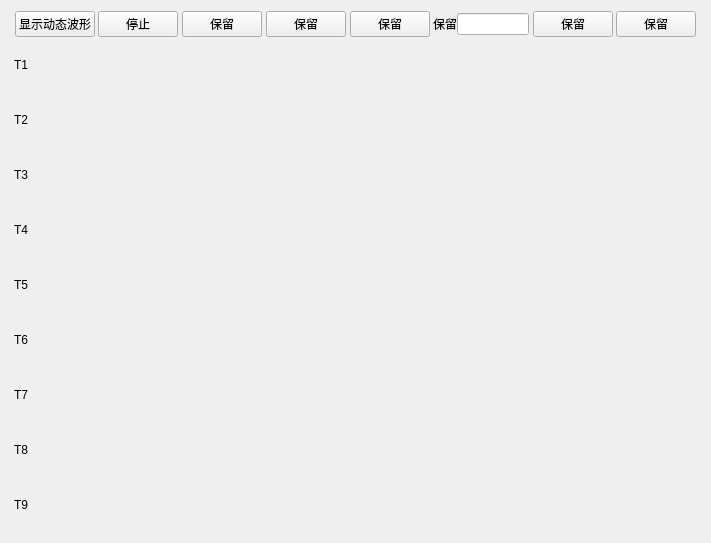
<?xml version="1.0" encoding="UTF-8"?>
<ui version="4.0">
 <class>DynamicWave</class>
 <widget class="QWidget" name="DynamicWave">
  <property name="geometry">
   <rect>
    <x>0</x>
    <y>0</y>
    <width>711</width>
    <height>543</height>
   </rect>
  </property>
  <property name="windowTitle">
   <string>动态波形</string>
  </property>
  <layout class="QVBoxLayout" name="verticalLayout_2">
   <item>
    <layout class="QVBoxLayout" name="verticalLayout">
     <property name="spacing">
      <number>0</number>
     </property>
     <property name="sizeConstraint">
      <enum>QLayout::SetDefaultConstraint</enum>
     </property>
     <item>
      <layout class="QHBoxLayout" name="horizontalLayout">
       <property name="spacing">
        <number>0</number>
       </property>
       <item>
        <spacer name="horizontalSpacer_9">
         <property name="orientation">
          <enum>Qt::Horizontal</enum>
         </property>
         <property name="sizeHint" stdset="0">
          <size>
           <width>40</width>
           <height>20</height>
          </size>
         </property>
        </spacer>
       </item>
       <item>
        <widget class="QPushButton" name="showDynWaveButton">
         <property name="text">
          <string>显示动态波形</string>
         </property>
        </widget>
       </item>
       <item>
        <spacer name="horizontalSpacer">
         <property name="orientation">
          <enum>Qt::Horizontal</enum>
         </property>
         <property name="sizeHint" stdset="0">
          <size>
           <width>40</width>
           <height>20</height>
          </size>
         </property>
        </spacer>
       </item>
       <item>
        <widget class="QPushButton" name="stopDynWaveButton">
         <property name="text">
          <string>停止</string>
         </property>
        </widget>
       </item>
       <item>
        <spacer name="horizontalSpacer_2">
         <property name="orientation">
          <enum>Qt::Horizontal</enum>
         </property>
         <property name="sizeHint" stdset="0">
          <size>
           <width>40</width>
           <height>20</height>
          </size>
         </property>
        </spacer>
       </item>
       <item>
        <widget class="QPushButton" name="pushButton">
         <property name="text">
          <string>保留</string>
         </property>
        </widget>
       </item>
       <item>
        <spacer name="horizontalSpacer_3">
         <property name="orientation">
          <enum>Qt::Horizontal</enum>
         </property>
         <property name="sizeHint" stdset="0">
          <size>
           <width>40</width>
           <height>20</height>
          </size>
         </property>
        </spacer>
       </item>
       <item>
        <widget class="QPushButton" name="pushButton_2">
         <property name="text">
          <string>保留</string>
         </property>
        </widget>
       </item>
       <item>
        <spacer name="horizontalSpacer_4">
         <property name="orientation">
          <enum>Qt::Horizontal</enum>
         </property>
         <property name="sizeHint" stdset="0">
          <size>
           <width>40</width>
           <height>20</height>
          </size>
         </property>
        </spacer>
       </item>
       <item>
        <widget class="QPushButton" name="pushButton_3">
         <property name="text">
          <string>保留</string>
         </property>
        </widget>
       </item>
       <item>
        <spacer name="horizontalSpacer_5">
         <property name="orientation">
          <enum>Qt::Horizontal</enum>
         </property>
         <property name="sizeHint" stdset="0">
          <size>
           <width>40</width>
           <height>20</height>
          </size>
         </property>
        </spacer>
       </item>
       <item>
        <widget class="QLabel" name="label">
         <property name="text">
          <string>保留</string>
         </property>
        </widget>
       </item>
       <item>
        <widget class="QLineEdit" name="lineEdit"/>
       </item>
       <item>
        <spacer name="horizontalSpacer_6">
         <property name="orientation">
          <enum>Qt::Horizontal</enum>
         </property>
         <property name="sizeHint" stdset="0">
          <size>
           <width>40</width>
           <height>20</height>
          </size>
         </property>
        </spacer>
       </item>
       <item>
        <widget class="QPushButton" name="pushButton_4">
         <property name="text">
          <string>保留</string>
         </property>
        </widget>
       </item>
       <item>
        <spacer name="horizontalSpacer_7">
         <property name="orientation">
          <enum>Qt::Horizontal</enum>
         </property>
         <property name="sizeHint" stdset="0">
          <size>
           <width>40</width>
           <height>20</height>
          </size>
         </property>
        </spacer>
       </item>
       <item>
        <widget class="QPushButton" name="pushButton_5">
         <property name="text">
          <string>保留</string>
         </property>
        </widget>
       </item>
       <item>
        <spacer name="horizontalSpacer_8">
         <property name="orientation">
          <enum>Qt::Horizontal</enum>
         </property>
         <property name="sizeHint" stdset="0">
          <size>
           <width>40</width>
           <height>20</height>
          </size>
         </property>
        </spacer>
       </item>
      </layout>
     </item>
     <item>
      <layout class="QGridLayout" name="gridLayout">
       <property name="bottomMargin">
        <number>0</number>
       </property>
       <property name="spacing">
        <number>0</number>
       </property>
       <item row="1" column="0">
        <widget class="QLabel" name="t2Label">
         <property name="text">
          <string> T2</string>
         </property>
        </widget>
       </item>
       <item row="7" column="0">
        <widget class="QLabel" name="t8Label">
         <property name="text">
          <string> T8</string>
         </property>
        </widget>
       </item>
       <item row="3" column="0">
        <widget class="QLabel" name="t4Label">
         <property name="text">
          <string> T4</string>
         </property>
        </widget>
       </item>
       <item row="8" column="0">
        <widget class="QLabel" name="t9Label">
         <property name="text">
          <string> T9</string>
         </property>
        </widget>
       </item>
       <item row="2" column="0">
        <widget class="QLabel" name="t3Label">
         <property name="text">
          <string> T3</string>
         </property>
        </widget>
       </item>
       <item row="5" column="0">
        <widget class="QLabel" name="t6Label">
         <property name="text">
          <string> T6</string>
         </property>
        </widget>
       </item>
       <item row="0" column="0">
        <widget class="QLabel" name="t1Label">
         <property name="text">
          <string> T1</string>
         </property>
        </widget>
       </item>
       <item row="4" column="0">
        <widget class="QLabel" name="t5Label">
         <property name="text">
          <string> T5</string>
         </property>
        </widget>
       </item>
       <item row="6" column="0">
        <widget class="QLabel" name="t7Label">
         <property name="text">
          <string> T7</string>
         </property>
        </widget>
       </item>
      </layout>
     </item>
    </layout>
   </item>
  </layout>
 </widget>
 <resources/>
 <connections/>
</ui>
